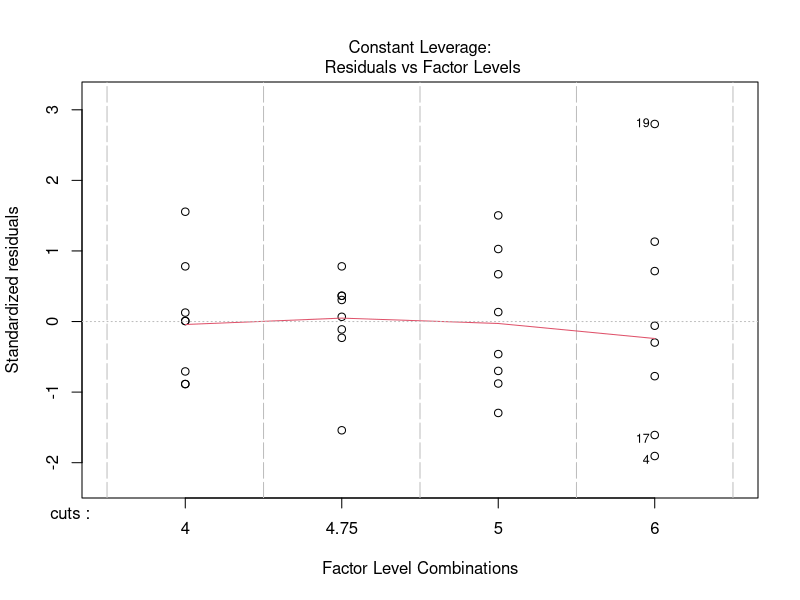
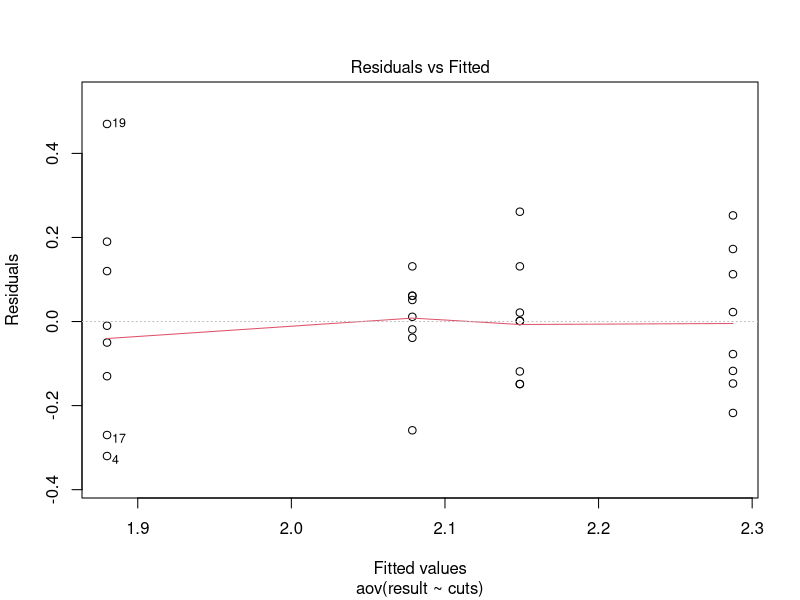
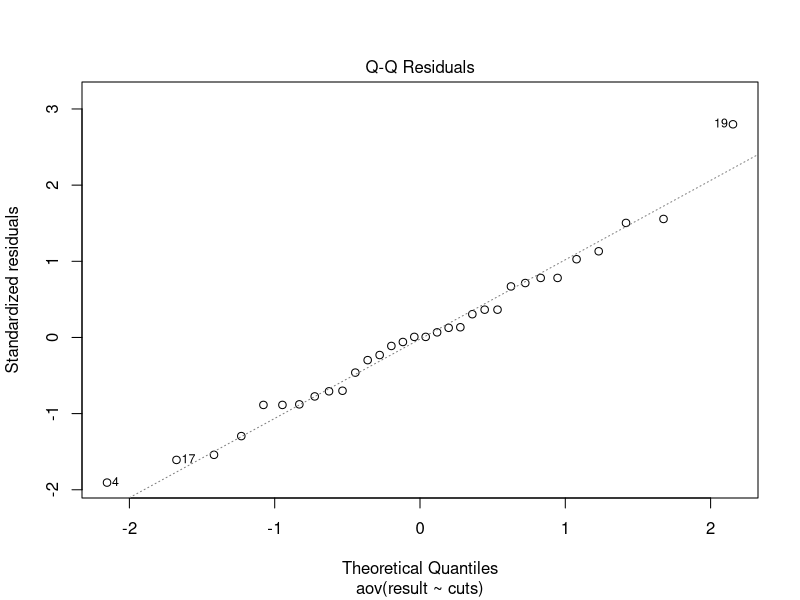
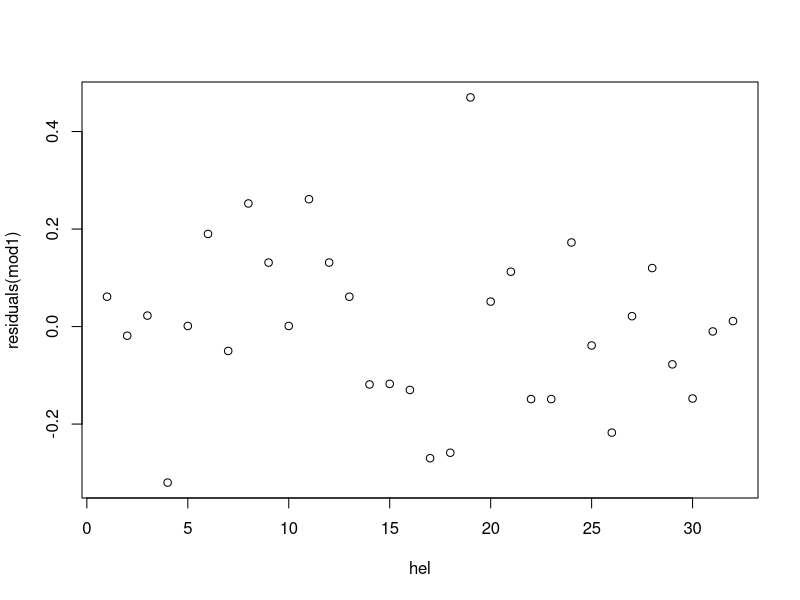

Reproduce these figures in R, in order. (Note: this script raises an error after producing the figures.)
# Questions 
# The experimental unit is the single helicopter
# Replicates are the different experimental unit with different cut. Duplicates are essentially 
# the same experimental unit
# The treatment factor is the amount of centimeters we cut from the blades
# Lurking variables could be: the wind in that specific moment, the different weight of the paper
# any minimal difference in the height from which you leave the helicopter to fly;
# Randomization could be important since we can assess if the differences in the time to fly can be really affected
# by the differences in the cut level of the paper

# Let's create a randomized list of experiments for examining four wing lengths of 4, 4.75, 5.5, 6 with eight replicate
# experiment at each level.

setwd("C:/Users/SP453RH/Desktop/R_Experimental_Design")

# Create the plan (exported to .txt)
set.seed(1)
f <- factor(rep(c(4, 4.75, 5.5, 6), each = 8))
fac <- sample(f, 32)
eu <- 1:32
plan <- data.frame(hel=eu, cuts=fac)
write.csv(plan, file="Plan.csv", row.names=FALSE)

# After the run of the experiment, we collect the data and import
# the Dataser
helicop <- read.table("Plan.txt", sep=",", header=T)
str(helicop)
helicop$cuts <- as.factor(helicop$cuts)
str(helicop)
helicop

# We run the ANOVA test
mod1 <- aov(result ~ cuts, data=helicop)
summary(mod1)

# From the ANOVA table we can conclude that we have
# significative differences among the means of the result 
# among the levels of cut applied to the blades.


# ---

plot(mod1, which=5)
plot(mod1, which=1)
plot(mod1, which=2)
plot(residuals(mod1)~ hel, data=helicop)
# From the plot showed above we can see that 
# the variability in the Std.Residuals vs. Factor Level Comb
# show an (even slightly) different variability in the errors.


# ---

library(MASS)
bc <- boxcox(mod1)
lambda <- bc$x[which.max(bc$y)]
lambda
# We look at with box-cox transformation 
# to see which is the normalizing parameter that
# could affect the variance of our error

#---

tres <- transform(helicop, tres=result^(1.757576))
helicop <- data.frame(helicop, tres)
mod2 <- aov(tres ~ cuts, data=helicop)
summary(mod2)
# Even if the result suggester to put 1.75 as lambda,
# we did not see significative improvement in the 
# P value of our anova test

#---

contrasts(helicop$cuts) <- contr.poly(4)
contrasts(helicop$cuts) 

mod3 <- aov(result ~ cuts, helicop)
summary.lm(mod3)
# From the result of the model above there a significative
# linear, quadratic and cubic trend.


# Example Constraints Table
con <- matrix(c(1, -1/3, -1/3, -1/3, 0, 1, -1, 0,
                + 0, 0, 1, -1 ), 4, 3 )
L <- t(con)
rownames(L) <- c("Nome1", "Nome2", "Nome3")

# N.B. In this case use fit.contrast


